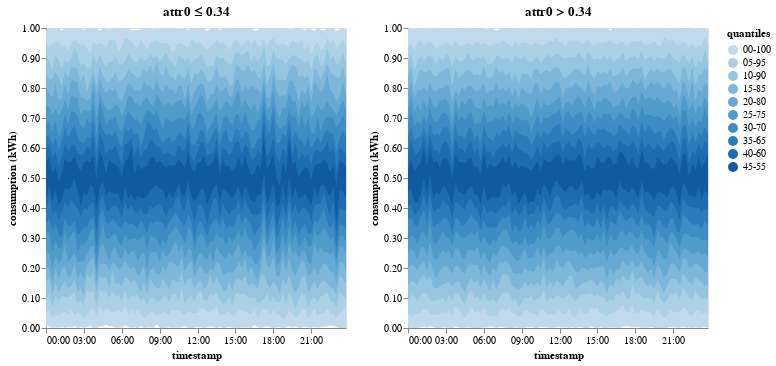

Notebook code for this chart:
### Code cell
vistree.root_node.plot_children(timeseries_df)

### Figure 1 — Vega-Lite specification as saved in the notebook (floating-point values rounded to 4 significant figures; data arrays with more than 128 entries replaced by an {"elided": "..."} marker saying what was removed)
{"config": {"view": {"continuousWidth": 300, "continuousHeight": 300}}, "hconcat": [{"data": {"name": "data-c74b05825859b3ebcfa45feefb5f2ddc"}, "mark": {"type": "area"}, "encoding": {"color": {"field": "quantiles", "type": "ordinal"}, "x": {"axis": {"format": "%H:%M"}, "field": "timestamp", "type": "temporal"}, "y": {"axis": {"format": ".2f"}, "field": "min", "title": "consumption (kWh)", "type": "quantitative"}, "y2": {"field": "max"}}, "title": "attr0 ≤ 0.34"}, {"data": {"name": "data-242bcd1bd90678e284896d0343223828"}, "mark": {"type": "area"}, "encoding": {"color": {"field": "quantiles", "type": "ordinal"}, "x": {"axis": {"format": "%H:%M"}, "field": "timestamp", "type": "temporal"}, "y": {"axis": {"format": ".2f"}, "field": "min", "title": "consumption (kWh)", "type": "quantitative"}, "y2": {"field": "max"}}, "title": "attr0 > 0.34"}], "resolve": {"scale": {"color": "shared", "x": "shared", "y": "shared"}}, "$schema": "https://vega.github.io/schema/vega-lite/v5.14.1.json", "datasets": {"data-c74b05825859b3ebcfa45feefb5f2ddc": {"elided": "960 records"}, "data-242bcd1bd90678e284896d0343223828": {"elided": "960 records"}}}
